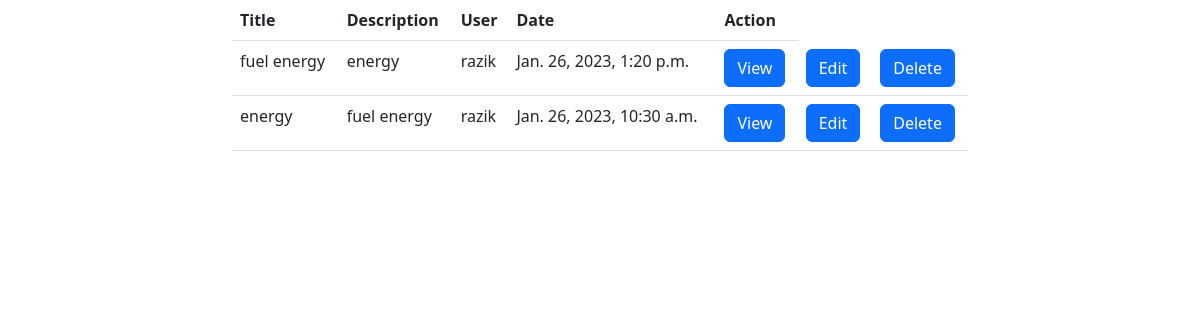
Screenshot of /posts/all (signed in) with the database file from the repository.
### api/models.py (models this page shows, shortened)
class Posts(models.Model):
    title=models.CharField(max_length=200)
    description=models.CharField(max_length=200)
    user=models.ForeignKey(User,on_delete=models.CASCADE)
    date=models.DateTimeField(auto_now=True)

### socialweb/views.py (the view)
# urls.py: path("posts/all",views.PostListView.as_view(),name="post-list"),
class PostListView(View):
    def get(self,request,*args,**kwargs):
        qs=Posts.objects.filter(user=request.user).order_by("-date")
        return render(request,"post-list.html",{"posts":qs})

### socialweb/templates/post-list.html (shortened to what this page needs)
<!DOCTYPE html>
<html lang="en">
<head>
    <link href="https://cdn.jsdelivr.net/npm/bootstrap@5.3.0-alpha1/dist/css/bootstrap.min.css" rel="stylesheet"
>
</head>
<body>
    <div class="container">
        <div class="row">
            <div class="col-2"></div>
            <div class="col-8">
                <table class="table">
                    <tr>
                        <th>Title</th>
                        <th>Description</th>
                        <th>User</th>
                        <th>Date</th>
                        <th>Action</th>
                    </tr>
                    {%for p in posts%}
                    <tr>
                        <td>{{p.title}}</td>
                        <td>{{p.description}}</td>
                        <td>{{p.user}}</td>
                        <td>{{p.date}}</td>
                        <td><a href="{% url 'post-detail' p.id %}"class="btn btn-primary">View</a></td>
                        <td><a href="{% url 'post-edit' p.id %}"class="btn btn-primary">Edit</a></td>
                        <td><a href="{% url 'post-delete' p.id %}"class="btn btn-primary">Delete</a></td>
                    </tr>
                    {% endfor %}
                </table>
            </div>
            <div class="col-2"></div>
        </div>
    </div>
</body>
</html>

### rows the page displays
Posts: title "fuel energy", description "energy", user "razik", date "Jan. 26, 2023, 1:20 p.m."
Posts: title "energy", description "fuel energy", user "razik", date "Jan. 26, 2023, 10:30 a.m."
